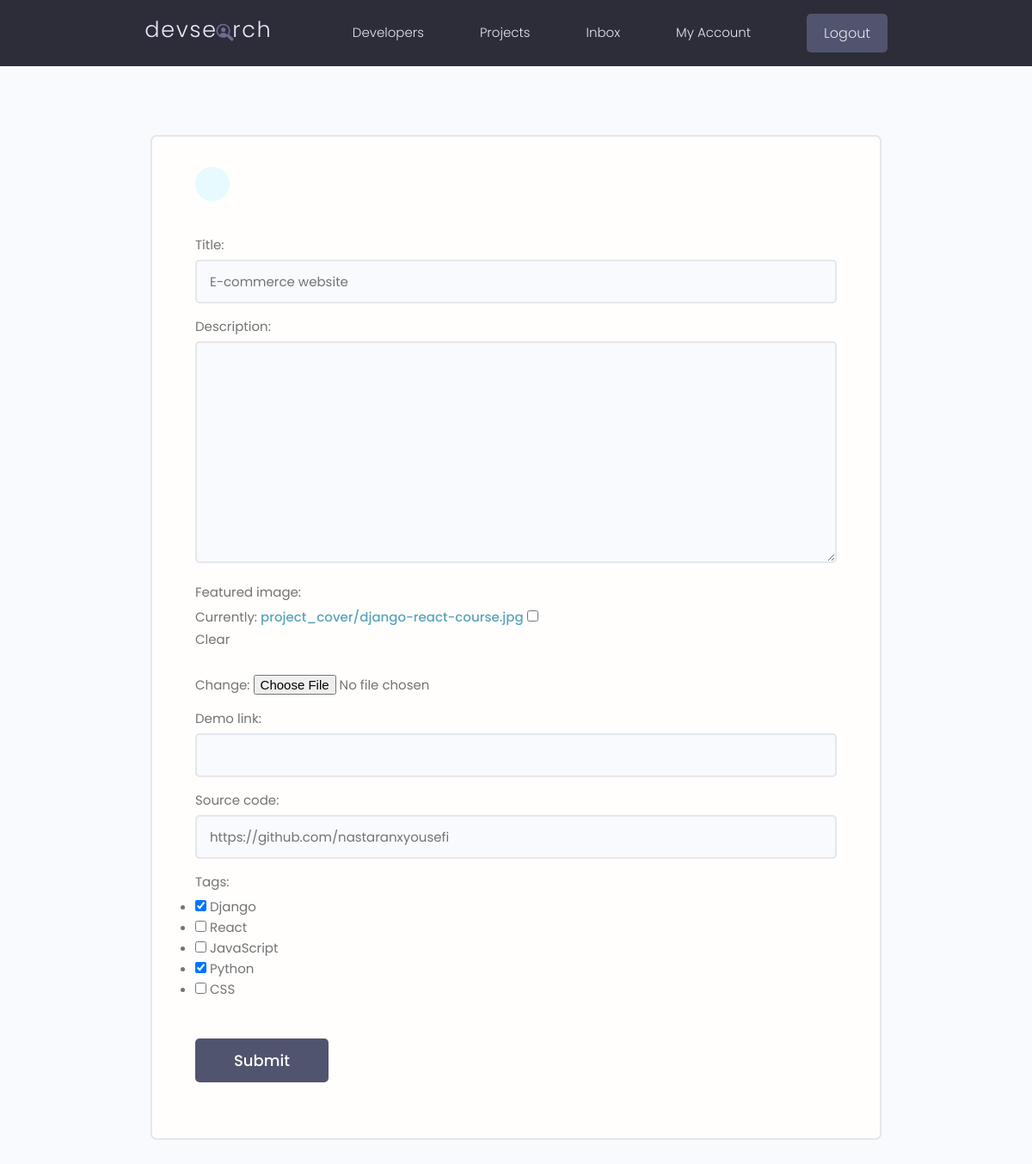
/projects/update-project/9794974b-be83-49af-b3d6-d4136b874c93/ (signed in), run on an earlier commit of the app's database.
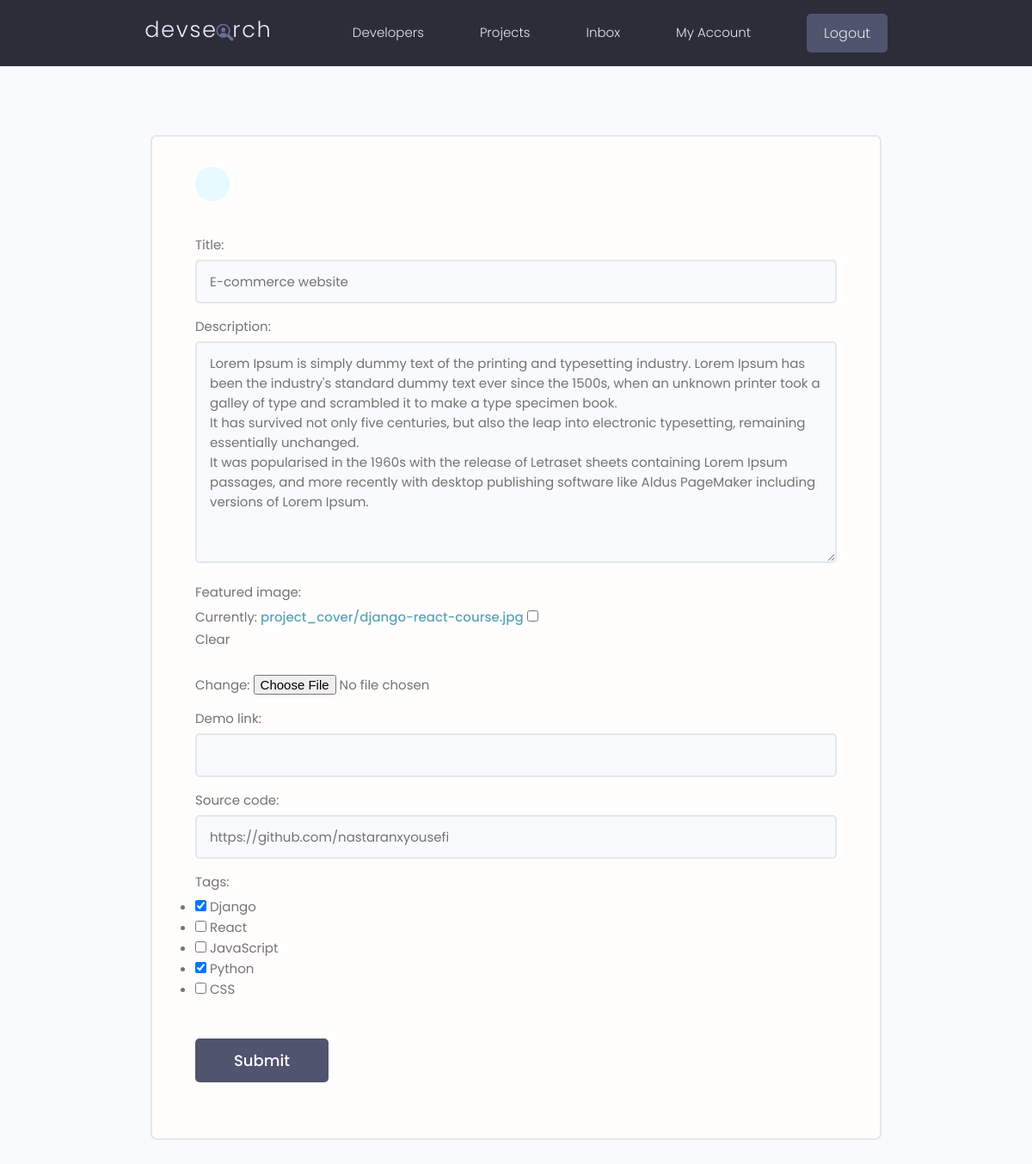
And on a later commit of the database.
### projects/models.py (models this page shows, shortened)
class Project(models.Model):
    owner = models.ForeignKey(Profile, on_delete=models.SET_NULL, null=True, blank=True)
    title = models.CharField(max_length=200)
    description = models.TextField(null=True, blank=True)
    featured_image = models.ImageField(null=True, blank=True, default='project_cover/default.jpg', upload_to='project_cover/')
    demo_link = models.CharField(max_length=2000, null=True, blank=True)
    source_code = models.CharField(max_length=2000, null=True, blank=True)
    tags = models.ManyToManyField('Tag', blank=True)
    vote_total = models.IntegerField(default=0, null=True, blank=True)
    vote_ratio = models.IntegerField(default=0, null=True, blank=True)
    created = models.DateTimeField(auto_now_add=True)
    id = models.UUIDField(default=uuid.uuid4, unique=True, editable=False, primary_key=True)

### projects/views.py (the view)
# urls.py: path('update-project/<str:pk>/', views.update_project, name='update_project'),
@login_required(login_url='login')
def update_project(request, pk):
    project_obj = Project.objects.get(id=pk)
    form = ProjectForm(instance=project_obj)
    if request.method == "POST":
        form = ProjectForm(request.POST, request.FILES, instance=project_obj)
        if form.is_valid():
            form.save()
            return redirect(reverse('project', args=[project_obj.id]))
    context = {
        'form': form
    }
    return render(request, 'projects/project_form.html', context)

### projects/forms.py
class ProjectForm(ModelForm):
    class Meta:
        model = Project
        fields = ['title', 'description', 'featured_image', 'demo_link',
                  'source_code', 'tags']    #fields variable is a dictionary.
        widgets = {
            'tags' : forms.CheckboxSelectMultiple(),
        }
    def __init__(self, *args, **kwargs):
        super(ProjectForm, self).__init__(*args, **kwargs)
        for name, field in self.fields.items():
            field.widget.attrs.update({'class' : 'input'})

### projects/models.py (called while the page is built)
    def __str__(self):
        return self.name

### projects/templates/projects/project_form.html (shortened to what this page needs)
{% extends 'main.html' %}
{% block content %}
    <main class="formPage my-xl">
        <div class="content-box">
            <div class="formWrapper">
                <a class="backButton" href="{% url 'projects' %}"></a>
                <br>
                <form class="form" method="POST" action="" enctype="multipart/form-data">
                    {% for field in form %}
                    <div class="form__field">
                        <label for="formInput#text">{{ field.label}}: </label>
                       {{ field }}
                    </div>
                    {% endfor %}
                    <input class="btn btn--sub btn--lg  my-md" type="submit" value="Submit" />
                </form>
            </div>
        </div>
    </main>
{% endblock %}

What changed in the data, as far as the page shows it:
changed Project "E-commerce website": description (not shown) → "Lorem Ipsum is simply dummy text of the printing and typesetting industry. Lorem Ipsum has been the industry's standard dummy text ever since the 1500s, when an unknown printer took a galley of type and scrambled it to make a type specimen book. It has survived not only five centuries, but also the leap into electronic typesetting, remaining essentially unchanged. It was popularised in the 1960s with the release of Letraset sheets containing Lorem Ipsum passages, and more recently with desktop publishing software like Aldus PageMaker including versions of Lorem Ipsum."
